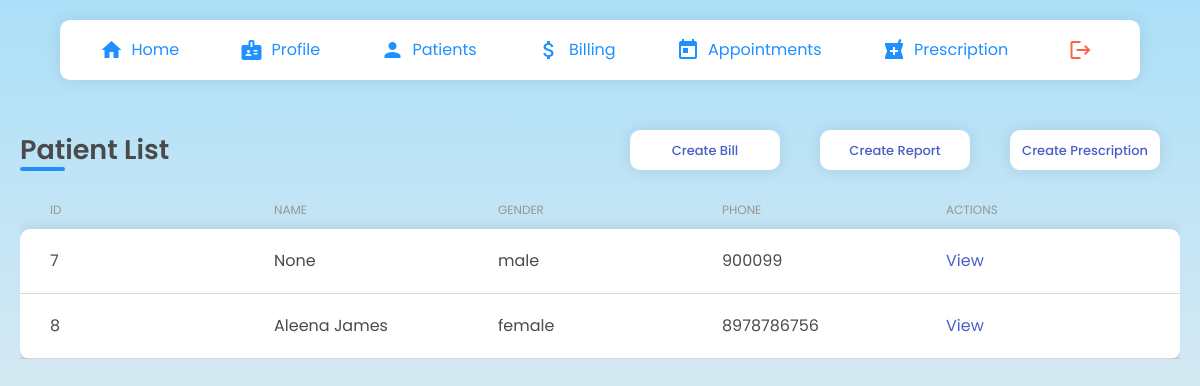
Page /doctors/patlist/ (signed in) on the earlier database version.
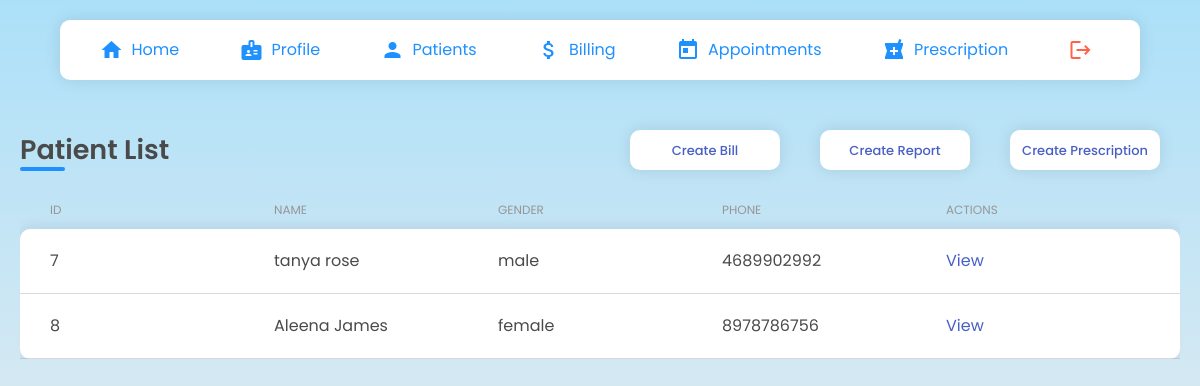
Same page on the later database version.
### clinic/models.py (models this page shows)
class User(AbstractUser):
    is_patient = models.BooleanField(default=False)
    is_doctor = models.BooleanField(default=False)
    email = models.EmailField(max_length=100)

### patients/models.py (models this page shows, shortened)
class Patient(models.Model):
    user = models.OneToOneField(User, on_delete= models.CASCADE, primary_key= True)
    pname=models.CharField(max_length=200, null=True)
    age=models.CharField(max_length=4, null=True)
    gender= models.CharField(max_length=6, null=True)
    email=models.CharField(max_length=200, null=True)
    address= models.CharField(max_length=500, null=True)
    phone= models.CharField(max_length=13, null=True)
    date_created= models.DateTimeField(auto_now_add=True, null=True)

### doctors/views.py (the view)
# urls.py: path('patlist/', views.patientlist,name='patient'),
@login_required
def patientlist(request):
    p=User.objects.filter(is_patient=True)
    t_p = p.count()
    context={'p':p,'t_p':t_p}
    return render(request,'doctors/patient_list.html',context)

### doctors/templates/doctors/patient_list.html (shortened to what this page needs)
{% extends "doctors/navbar.html" %} {% load static %} {% block head%}
<link
  rel="stylesheet"
  type="text/css"
  href="{% static 'css/patient_list.css' %}"
/>
{% endblock %} {% block content %}
<div class="patientListMain">
  <div class="header">
    <h1 class="patientTitle">
      <div class="patientTitle-under"></div>
      Patient List
    </h1>
    <div class="headerLinks">
      <a href="{% url 'crtbill'  %}">Create Bill</a>
      <a href="{% url 'crtreport'  %}">Create Report</a>
      <a href="{% url 'crtprc'  %}">Create Prescription</a>
    </div>
  </div>
  <div class="adcTableContainer">
    <div class="adcTable">
      <div class="adcRow adcHead">
        <div class="adcCell">ID</div>
        <div class="adcCell">NAME</div>
        <div class="adcCell">GENDER</div>
        <div class="adcCell">PHONE</div>
        <div class="adcCell">ACTIONS</div>
      </div>
      <div class="adcRowBody">
        {% for pat in p %}
        <div class="adcRow">
          <div class="adcCell">{{pat.pk}}</div>
          <div class="adcCell">{{pat.patient.pname}}</div>
          <div class="adcCell">{{pat.patient.gender}}</div>
          <div class="adcCell">{{pat.patient.phone}}</div>
          <div class="adcCell">
            <a href="{% url 'pat' pat.id %}">View </a>
          </div>
        </div>
        {% endfor %}
      </div>
    </div>
  </div>
</div>
{% endblock %}

Differences in the rows shown:
changed User "male": patient.pname "None" → "tanya rose"; patient.phone "900099" → "4689902992"
